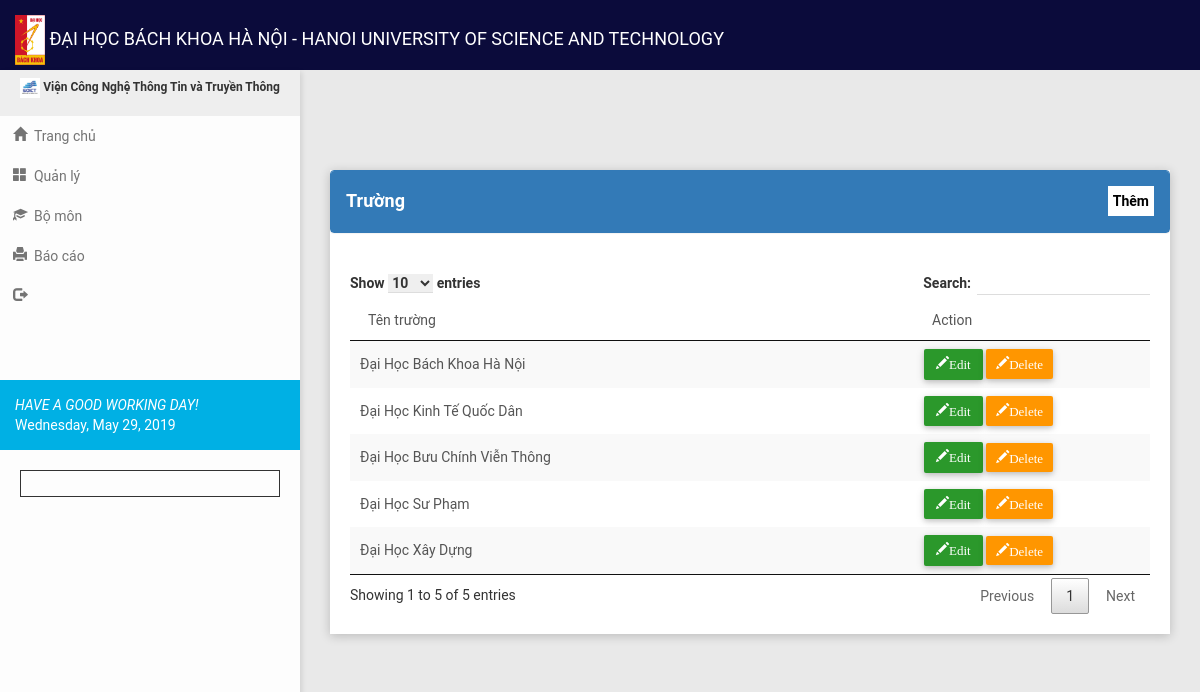
Page /department_table.php on the committed database.
### tables this page shows
CREATE TABLE `tbl_department` (
  `dept_id` int(3) NOT NULL,
  `dept_name` varchar(75) NOT NULL
);

### department_table.php (the view, shortened to what this page needs)
<?php
include("header.php");
?>
 <section class="content">
        <div class="container-fluid">
            <div class="row clearfix">
                <div class="col-lg-12 col-md-12 col-sm-12 col-xs-12">
                    <div class="card">
                        <div class = "panel panel-primary">
                            <div class = "panel-heading">
                                <h4>Trường</h4>
                                <a href="#" data-toggle="modal" data-target="#add_department">
                                    <span class="print btn-default" style="width: auto;">Thêm<span>
                                </a>
                            </div>
                        </div>
                        <div id="print">
                            <div class="body">
                                <table id = "example" class = "stripe" cellspacing = "0" >
                                <thead>
                                    <tr>
                                        <td>Tên trường</td>
                                        <td width = "200px">Action</td>
                                    </tr>
                                </thead>
                                <tbody>
                                <tr>
                                <?php
                                    include('connect.php');
                                    $display = $con->prepare("SELECT * FROM tbl_department ORDER BY dept_id ASC");
                                    $display->execute();
                                    $fetch = $display->fetchAll();
                                    foreach($fetch as $key => $row) { ?>
                                        <td><?php echo $row['dept_name']; ?></td>
                                        <td>
                                         <?php include('edit_department.php'); ?>
                                     <?php
                                     }?>
                        </div>
</section>
<?php
include("script.php");
?>

### edit_department.php (shortened to what this page needs)
<a class="btn btn-success" href="#edit<?php echo $row['dept_id']?>" data-toggle="modal">
    <span class = "glyphicon glyphicon-pencil" aria-hidden = "true">Edit</span>
</a>
<a class="btn btn-warning btn-sm" href="delete_department.php?dept_id=<?php echo $row['dept_id']?>">
  <span class = "glyphicon glyphicon-pencil" aria-hidden = "true">Delete</span>
</a>
</div>

### css/style1.css (style rules this page uses)
a .print { float:right; margin-top: -35px; background-color: #fff; padding: 5px; color: #000; border: none; width: 50px; font-weight: bold; }

### assets/css/style.css (style rules this page uses)
.print { float: right; border: 1px solid #4caf50; padding: 2px 10px 2px 10px; text-decoration: none; color: #000; background-color: #f44336; }

### rows in the picture
tbl_department: dept_name "Đại Học Bách Khoa Hà Nội"
tbl_department: dept_name "Đại Học Kinh Tế Quốc Dân"
tbl_department: dept_name "Đại Học Bưu Chính Viễn Thông"
tbl_department: dept_name "Đại Học Sư Phạm"
tbl_department: dept_name "Đại Học Xây Dựng"
